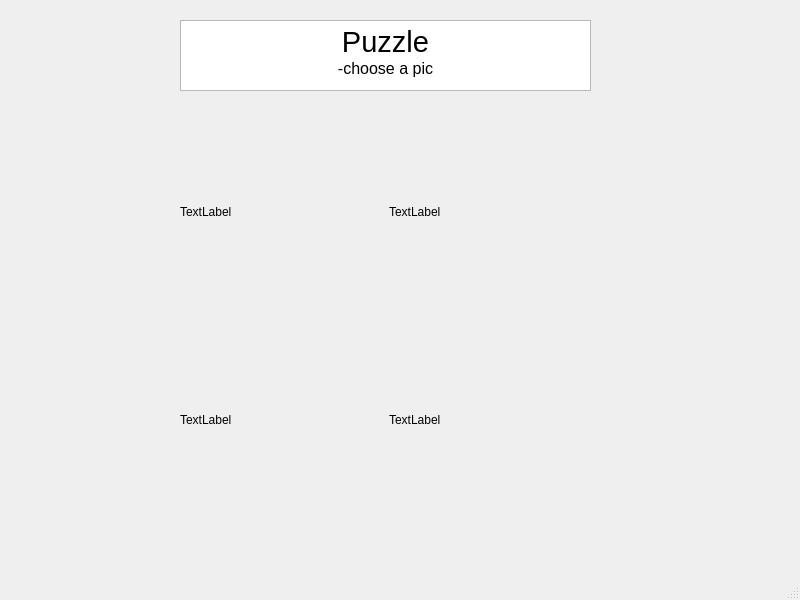
<?xml version="1.0" encoding="UTF-8"?>
<ui version="4.0">
 <class>init_ui</class>
 <widget class="QMainWindow" name="init_ui">
  <property name="geometry">
   <rect>
    <x>0</x>
    <y>0</y>
    <width>800</width>
    <height>600</height>
   </rect>
  </property>
  <property name="minimumSize">
   <size>
    <width>800</width>
    <height>600</height>
   </size>
  </property>
  <property name="maximumSize">
   <size>
    <width>800</width>
    <height>600</height>
   </size>
  </property>
  <property name="windowTitle">
   <string>init_ui</string>
  </property>
  <widget class="QWidget" name="centralwidget">
   <widget class="QTextBrowser" name="textBrowser">
    <property name="geometry">
     <rect>
      <x>180</x>
      <y>20</y>
      <width>411</width>
      <height>71</height>
     </rect>
    </property>
    <property name="html">
     <string>&lt;!DOCTYPE HTML PUBLIC &quot;-//W3C//DTD HTML 4.0//EN&quot; &quot;http://www.w3.org/TR/REC-html40/strict.dtd&quot;&gt;
&lt;html&gt;&lt;head&gt;&lt;meta name=&quot;qrichtext&quot; content=&quot;1&quot; /&gt;&lt;meta charset=&quot;utf-8&quot; /&gt;&lt;style type=&quot;text/css&quot;&gt;
p, li { white-space: pre-wrap; }
hr { height: 1px; border-width: 0; }
li.unchecked::marker { content: &quot;\2610&quot;; }
li.checked::marker { content: &quot;\2612&quot;; }
&lt;/style&gt;&lt;/head&gt;&lt;body style=&quot; font-family:'Microsoft YaHei UI'; font-size:9pt; font-weight:400; font-style:normal;&quot;&gt;
&lt;p align=&quot;center&quot; style=&quot; margin-top:0px; margin-bottom:0px; margin-left:0px; margin-right:0px; -qt-block-indent:0; text-indent:0px;&quot;&gt;&lt;span style=&quot; font-size:22pt;&quot;&gt;Puzzle&lt;/span&gt;&lt;/p&gt;
&lt;p align=&quot;center&quot; style=&quot; margin-top:0px; margin-bottom:0px; margin-left:0px; margin-right:0px; -qt-block-indent:0; text-indent:0px;&quot;&gt;&lt;span style=&quot; font-size:12pt;&quot;&gt;-choose a pic&lt;/span&gt;&lt;/p&gt;&lt;/body&gt;&lt;/html&gt;</string>
    </property>
   </widget>
   <widget class="QWidget" name="">
    <property name="enabled">
     <bool>true</bool>
    </property>
    <property name="geometry">
     <rect>
      <x>180</x>
      <y>110</y>
      <width>411</width>
      <height>411</height>
     </rect>
    </property>
    <property name="minimumSize">
     <size>
      <width>0</width>
      <height>0</height>
     </size>
    </property>
    <layout class="QGridLayout" name="gridLayout">
     <item row="2" column="0">
      <widget class="QLabel" name="ori_1">
       <property name="enabled">
        <bool>true</bool>
       </property>
       <property name="text">
        <string>TextLabel</string>
       </property>
      </widget>
     </item>
     <item row="3" column="0">
      <widget class="QLabel" name="ori_3">
       <property name="enabled">
        <bool>true</bool>
       </property>
       <property name="text">
        <string>TextLabel</string>
       </property>
      </widget>
     </item>
     <item row="3" column="1">
      <widget class="QLabel" name="ori_4">
       <property name="enabled">
        <bool>true</bool>
       </property>
       <property name="text">
        <string>TextLabel</string>
       </property>
      </widget>
     </item>
     <item row="2" column="1">
      <widget class="QLabel" name="ori_2">
       <property name="enabled">
        <bool>true</bool>
       </property>
       <property name="minimumSize">
        <size>
         <width>0</width>
         <height>0</height>
        </size>
       </property>
       <property name="text">
        <string>TextLabel</string>
       </property>
      </widget>
     </item>
    </layout>
   </widget>
  </widget>
  <widget class="QMenuBar" name="menubar">
   <property name="geometry">
    <rect>
     <x>0</x>
     <y>0</y>
     <width>800</width>
     <height>21</height>
    </rect>
   </property>
  </widget>
  <widget class="QStatusBar" name="statusbar"/>
 </widget>
 <resources/>
 <connections/>
</ui>
